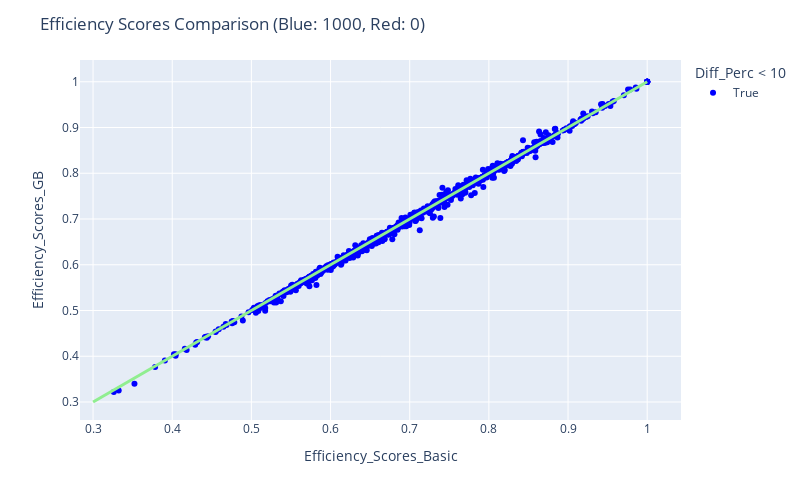

Notebook code for this chart:
### Code cell
fig = px.scatter(res_gb, x="Efficiency_Scores_Basic", y="Efficiency_Scores_GB", color = "Diff_Perc < 10", color_discrete_map= {True:"blue", False: "red"},
                 hover_data=["Efficiency_Scores_Basic", "Efficiency_Scores_GB", "Diff_Perc"] + [res_gb.index])


fig.add_traces(
    list(px.line(x = np.linspace(0.3, 1, num=2), y = np.linspace(0.3, 1, num=2)).select_traces())
)

fig.update_traces(line_color='lightgreen', line_width=3)

fig.update_layout(
    autosize=False,
    width=800,
    height=500,
    title_text=f"Efficiency Scores Comparison (Blue: {blue}, Red: {red})",
)

fig.show()

### Figure 1 — Plotly figure (JSON) as saved in the notebook; plotly's stock layout.template omitted (floating-point values rounded to 4 significant figures; data arrays with more than 128 entries replaced by an {"elided": "..."} marker saying what was removed)
{"data": [{"customdata": {"elided": "1000x2 mixed values"}, "hovertemplate": "Diff_Perc < 10=True<br>Efficiency_Scores_Basic=%{x}<br>Efficiency_Scores_GB=%{y}<br>Diff_Perc=%{customdata[0]}<br>index=%{customdata[1]}<extra></extra>", "legendgroup": "True", "line": {"color": "lightgreen", "width": 3}, "marker": {"color": "blue", "symbol": "circle"}, "mode": "markers", "name": "True", "orientation": "v", "showlegend": true, "type": "scatter", "x": {"elided": "1000 float values"}, "xaxis": "x", "y": {"elided": "1000 float values"}, "yaxis": "y"}, {"hovertemplate": "x=%{x}<br>y=%{y}<extra></extra>", "legendgroup": "", "line": {"color": "lightgreen", "dash": "solid", "width": 3}, "marker": {"symbol": "circle"}, "mode": "lines", "name": "", "orientation": "v", "showlegend": false, "type": "scatter", "x": [0.3, 1], "xaxis": "x", "y": [0.3, 1], "yaxis": "y"}], "layout": {"autosize": false, "height": 500, "legend": {"title": {"text": "Diff_Perc < 10"}, "tracegroupgap": 0}, "margin": {"t": 60}, "title": {"text": "Efficiency Scores Comparison (Blue: 1000, Red: 0)"}, "width": 800, "xaxis": {"anchor": "y", "autorange": true, "domain": [0, 1], "range": [0.2834, 1.043], "title": {"text": "Efficiency_Scores_Basic"}, "type": "linear"}, "yaxis": {"anchor": "x", "autorange": true, "domain": [0, 1], "range": [0.2607, 1.048], "title": {"text": "Efficiency_Scores_GB"}, "type": "linear"}}}
